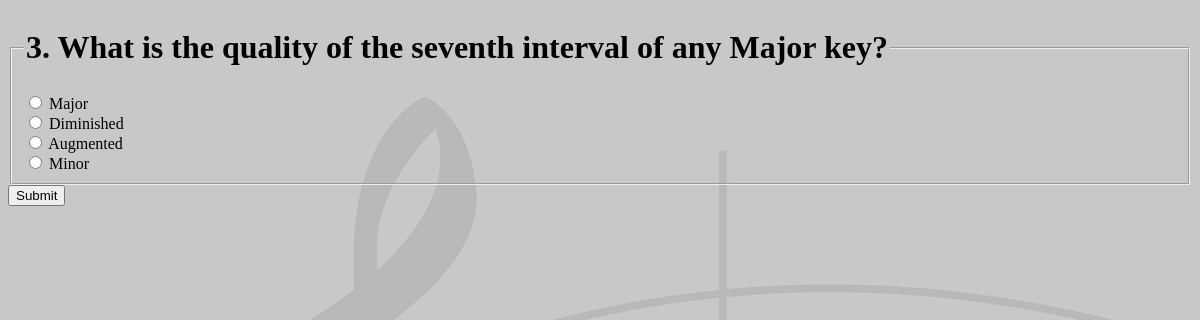
The app's page /flashcards/10/ with its own data.
### flashcards/models.py (models this page shows, shortened)
class Question(models.Model):
    question_text = models.CharField(max_length=200)
    pub_date = models.DateTimeField("date published")

class Choice(models.Model):
    question = models.ForeignKey(Question, on_delete=models.CASCADE)
    choice_text = models.CharField(max_length=200)
    votes = models.IntegerField(default=0)
    right_answer = models.BooleanField(default=False)

### flashcards/views.py (the view)
# urls.py: path("<int:pk>/", views.DetailView.as_view(), name="detail"),
class DetailView(generic.DetailView):
    model = Question
    template_name = "flashcards/detail.html"

### flashcards/templates/flashcards/detail.html (shortened to what this page needs)
{% load static %}
<link rel="stylesheet" href="{% static 'flashcards/style.css' %}">
<form action="{% url 'vote' question.id %}" method="post">
    <fieldset>
        <legend><h1>{{ question.question_text }}</h1></legend>
        {% for choice in question.choice_set.all %}
            <input type="radio" name="choice" id="choice{{ forloop.counter }}" value="{{ choice.id }}">
            <label for="choice{{ forloop.counter }}">{{ choice.choice_text }}</label><br>
        {% endfor %}
    </fieldset>
    <input type="submit" value="Submit">
</form>

### records on screen
Question: question_text "3. What is the quality of the seventh interval of any Major key?"
Choice: choice_text "Major"
Choice: choice_text "Diminished"
Choice: choice_text "Augmented"
Choice: choice_text "Minor"
